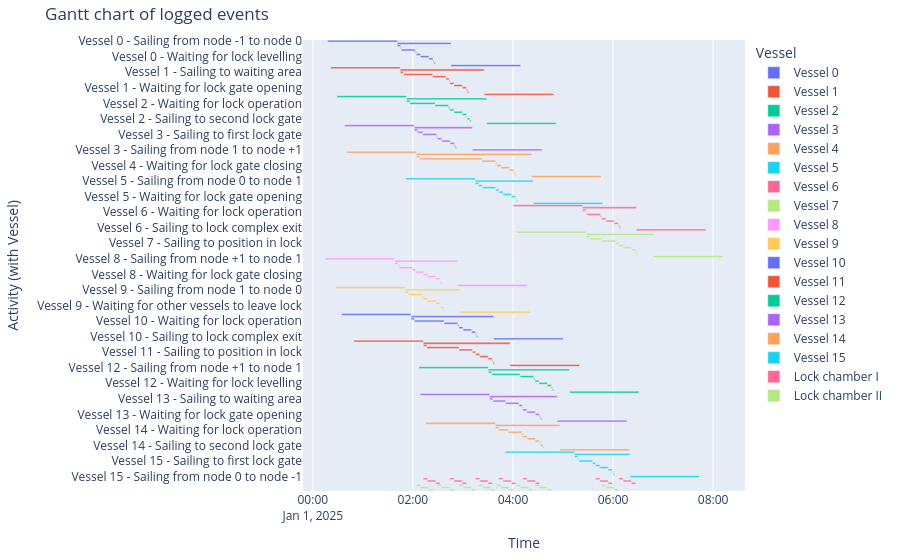

The cell this chart's notebook holds for it:
### Markdown cell above
##### Gantt chart of event table
We can create a gantt chart of all the objects:

### Code cell
df_eventtable = logbook2eventtable([*vessels, lock_chamber_I, lock_chamber_II])
fig = generate_vessel_gantt_chart(df_eventtable)

### Figure 1 — Plotly figure (JSON) as saved in the notebook; plotly's stock layout.template omitted (floating-point values rounded to 4 significant figures)
{"data": [{"base": ["2025-01-01T00:17:55.000000", "2025-01-01T01:41:15.000000", "2025-01-01T01:41:15.000000", "2025-01-01T01:45:25.000000", "2025-01-01T01:46:25.000000", "2025-01-01T02:02:47.000000", "2025-01-01T02:04:07.000000", "2025-01-01T02:09:07.000000", "2025-01-01T02:19:07.000000", "2025-01-01T02:24:07.000000", "2025-01-01T02:25:13.000000", "2025-01-01T02:45:45.000000"], "hovertemplate": "object name=Vessel 0<br>start time=%{base}<br>stop time=%{x}<br>activity label=%{y}<extra></extra>", "legendgroup": "Vessel 0", "marker": {"color": "#636efa", "pattern": {"shape": ""}}, "name": "Vessel 0", "orientation": "h", "showlegend": true, "textposition": "auto", "type": "bar", "x": [5000000, 3870000, 250000, 60000, 982000, 80000, 300000, 600000, 300000, 66000, 92000, 5000000], "xaxis": "x", "y": ["Vessel 0 - Sailing from node -1 to node 0", "Vessel 0 - Sailing from node 0 to node 1", "Vessel 0 - Sailing to waiting area", "Vessel 0 - Waiting for lock operation", "Vessel 0 - Sailing to first lock gate", "Vessel 0 - Sailing to position in lock", "Vessel 0 - Waiting for lock gate closing", "Vessel 0 - Waiting for lock levelling", "Vessel 0 - Waiting for lock gate opening", "Vessel 0 - Sailing to second lock gate", "Vessel 0 - Sailing to lock complex exit", "Vessel 0 - Sailing from node 1 to node +1"], "yaxis": "y"}, {"base": ["2025-01-01T00:21:25.000000", "2025-01-01T01:44:45.000000", "2025-01-01T01:44:45.000000", "2025-01-01T01:48:55.000000", "2025-01-01T02:23:37.000000", "2025-01-01T02:39:40.000000", "2025-01-01T02:43:26.000000", "2025-01-01T02:44:14.000000", "2025-01-01T02:49:14.000000", "2025-01-01T02:59:14.000000", "2025-01-01T03:04:14.000000", "2025-01-01T03:05:20.000000", "2025-01-01T03:25:33.000000"], "hovertemplate": "object name=Vessel 1<br>start time=%{base}<br>stop time=%{x}<br>activity label=%{y}<extra></extra>", "legendgroup": "Vessel 1", "marker": {"color": "#EF553B", "pattern": {"shape": ""}}, "name": "Vessel 1", "orientation": "h", "showlegend": true, "textposition": "auto", "type": "bar", "x": [5000000, 6048000, 250000, 2082000, 963000, 226000, 48000, 300000, 600000, 300000, 66000, 93000, 5000000], "xaxis": "x", "y": ["Vessel 1 - Sailing from node -1 to node 0", "Vessel 1 - Sailing from node 0 to node 1", "Vessel 1 - Sailing to waiting area", "Vessel 1 - Waiting for lock operation", "Vessel 1 - Sailing to first lock gate", "Vessel 1 - Sailing to position in lock", "Vessel 1 - Waiting for other vessels to enter lock", "Vessel 1 - Waiting for lock gate closing", "Vessel 1 - Waiting for lock levelling", "Vessel 1 - Waiting for lock gate opening", "Vessel 1 - Sailing to second lock gate", "Vessel 1 - Sailing to lock complex exit", "Vessel 1 - Sailing from node 1 to node +1"], "yaxis": "y"}, {"base": ["2025-01-01T00:28:58.000000", "2025-01-01T01:52:18.000000", "2025-01-01T01:52:18.000000", "2025-01-01T01:56:28.000000", "2025-01-01T02:26:37.000000", "2025-01-01T02:42:40.000000", "2025-01-01T02:44:14.000000", "2025-01-01T02:49:14.000000", "2025-01-01T02:59:14.000000", "2025-01-01T03:04:14.000000", "2025-01-01T03:05:03.000000", "2025-01-01T03:08:20.000000", "2025-01-01T03:28:33.000000"], "hovertemplate": "object name=Vessel 2<br>start time=%{base}<br>stop time=%{x}<br>activity label=%{y}<extra></extra>", "legendgroup": "Vessel 2", "marker": {"color": "#00cc96", "pattern": {"shape": ""}}, "name": "Vessel 2", "orientation": "h", "showlegend": true, "textposition": "auto", "type": "bar", "x": [5000000, 5775000, 250000, 1809000, 963000, 94000, 300000, 600000, 300000, 49000, 197000, 93000, 5000000], "xaxis": "x", "y": ["Vessel 2 - Sailing from node -1 to node 0", "Vessel 2 - Sailing from node 0 to node 1", "Vessel 2 - Sailing to waiting area", "Vessel 2 - Waiting for lock operation", "Vessel 2 - Sailing to first lock gate", "Vessel 2 - Sailing to position in lock", "Vessel 2 - Waiting for lock gate closing", "Vessel 2 - Waiting for lock levelling", "Vessel 2 - Waiting for lock gate opening", "Vessel 2 - Waiting for other vessels to leave lock", "Vessel 2 - Sailing to second lock gate", "Vessel 2 - Sailing to lock complex exit", "Vessel 2 - Sailing from node 1 to node +1"], "yaxis": "y"}, {"base": ["2025-01-01T00:38:13.000000", "2025-01-01T02:01:33.000000", "2025-01-01T02:01:33.000000", "2025-01-01T02:05:43.000000", "2025-01-01T02:11:56.000000", "2025-01-01T02:28:18.000000", "2025-01-01T02:29:38.000000", "2025-01-01T02:34:38.000000", "2025-01-01T02:44:38.000000", "2025-01-01T02:49:38.000000", "2025-01-01T02:50:44.000000", "2025-01-01T03:11:16.000000"], "hovertemplate": "object name=Vessel 3<br>start time=%{base}<br>stop time=%{x}<br>activity label=%{y}<extra></extra>", "legendgroup": "Vessel 3", "marker": {"color": "#ab63fa", "pattern": {"shape": ""}}, "name": "Vessel 3", "orientation": "h", "showlegend": true, "textposition": "auto", "type": "bar", "x": [5000000, 4183000, 250000, 373000, 982000, 80000, 300000, 600000, 300000, 66000, 92000, 5000000], "xaxis": "x", "y": ["Vessel 3 - Sailing from node -1 to node 0", "Vessel 3 - Sailing from node 0 to node 1", "Vessel 3 - Sailing to waiting area", "Vessel 3 - Waiting for lock operation", "Vessel 3 - Sailing to first lock gate", "Vessel 3 - Sailing to position in lock", "Vessel 3 - Waiting for lock gate closing", "Vessel 3 - Waiting for lock levelling", "Vessel 3 - Waiting for lock gate opening", "Vessel 3 - Sailing to second lock gate", "Vessel 3 - Sailing to lock complex exit", "Vessel 3 - Sailing from node 1 to node +1"], "yaxis": "y"}, {"base": ["2025-01-01T00:40:58.000000", "2025-01-01T02:04:18.000000", "2025-01-01T02:04:18.000000", "2025-01-01T02:08:28.000000", "2025-01-01T03:22:58.000000", "2025-01-01T03:39:19.000000", "2025-01-01T03:40:40.000000", "2025-01-01T03:45:40.000000", "2025-01-01T03:55:40.000000", "2025-01-01T04:00:40.000000", "2025-01-01T04:01:45.000000", "2025-01-01T04:22:17.000000"], "hovertemplate": "object name=Vessel 4<br>start time=%{base}<br>stop time=%{x}<br>activity label=%{y}<extra></extra>", "legendgroup": "Vessel 4", "marker": {"color": "#FFA15A", "pattern": {"shape": ""}}, "name": "Vessel 4", "orientation": "h", "showlegend": true, "textposition": "auto", "type": "bar", "x": [5000000, 8279000, 250000, 4470000, 981000, 81000, 300000, 600000, 300000, 65000, 93000, 5000000], "xaxis": "x", "y": ["Vessel 4 - Sailing from node -1 to node 0", "Vessel 4 - Sailing from node 0 to node 1", "Vessel 4 - Sailing to waiting area", "Vessel 4 - Waiting for lock operation", "Vessel 4 - Sailing to first lock gate", "Vessel 4 - Sailing to position in lock", "Vessel 4 - Waiting for lock gate closing", "Vessel 4 - Waiting for lock levelling", "Vessel 4 - Waiting for lock gate opening", "Vessel 4 - Sailing to second lock gate", "Vessel 4 - Sailing to lock complex exit", "Vessel 4 - Sailing from node 1 to node +1"], "yaxis": "y"}, {"base": ["2025-01-01T01:51:31.000000", "2025-01-01T03:14:51.000000", "2025-01-01T03:14:51.000000", "2025-01-01T03:19:01.000000", "2025-01-01T03:23:18.000000", "2025-01-01T03:39:22.000000", "2025-01-01T03:43:08.000000", "2025-01-01T03:48:08.000000", "2025-01-01T03:58:08.000000", "2025-01-01T04:03:08.000000", "2025-01-01T04:04:13.000000", "2025-01-01T04:24:26.000000"], "hovertemplate": "object name=Vessel 5<br>start time=%{base}<br>stop time=%{x}<br>activity label=%{y}<extra></extra>", "legendgroup": "Vessel 5", "marker": {"color": "#19d3f3", "pattern": {"shape": ""}}, "name": "Vessel 5", "orientation": "h", "showlegend": true, "textposition": "auto", "type": "bar", "x": [5000000, 4175000, 250000, 257000, 964000, 226000, 300000, 600000, 300000, 65000, 93000, 5000000], "xaxis": "x", "y": ["Vessel 5 - Sailing from node -1 to node 0", "Vessel 5 - Sailing from node 0 to node 1", "Vessel 5 - Sailing to waiting area", "Vessel 5 - Waiting for lock operation", "Vessel 5 - Sailing to first lock gate", "Vessel 5 - Sailing to position in lock", "Vessel 5 - Waiting for lock gate closing", "Vessel 5 - Waiting for lock levelling", "Vessel 5 - Waiting for lock gate opening", "Vessel 5 - Sailing to second lock gate", "Vessel 5 - Sailing to lock complex exit", "Vessel 5 - Sailing from node 1 to node +1"], "yaxis": "y"}, {"base": ["2025-01-01T04:00:10.000000", "2025-01-01T05:23:30.000000", "2025-01-01T05:23:30.000000", "2025-01-01T05:27:40.000000", "2025-01-01T05:28:41.000000", "2025-01-01T05:45:03.000000", "2025-01-01T05:46:23.000000", "2025-01-01T05:51:23.000000", "2025-01-01T06:01:23.000000", "2025-01-01T06:06:23.000000", "2025-01-01T06:07:28.000000", "2025-01-01T06:28:00.000000"], "hovertemplate": "object name=Vessel 6<br>start time=%{base}<br>stop time=%{x}<br>activity label=%{y}<extra></extra>", "legendgroup": "Vessel 6", "marker": {"color": "#FF6692", "pattern": {"shape": ""}}, "name": "Vessel 6", "orientation": "h", "showlegend": true, "textposition": "auto", "type": "bar", "x": [5000000, 3870000, 250000, 61000, 982000, 80000, 300000, 600000, 300000, 65000, 93000, 5000000], "xaxis": "x", "y": ["Vessel 6 - Sailing from node -1 to node 0", "Vessel 6 - Sailing from node 0 to node 1", "Vessel 6 - Sailing to waiting area", "Vessel 6 - Waiting for lock operation", "Vessel 6 - Sailing to first lock gate", "Vessel 6 - Sailing to position in lock", "Vessel 6 - Waiting for lock gate closing", "Vessel 6 - Waiting for lock levelling", "Vessel 6 - Waiting for lock gate opening", "Vessel 6 - Sailing to second lock gate", "Vessel 6 - Sailing to lock complex exit", "Vessel 6 - Sailing from node 1 to node +1"], "yaxis": "y"}, {"base": ["2025-01-01T04:04:49.000000", "2025-01-01T05:28:09.000000", "2025-01-01T05:28:09.000000", "2025-01-01T05:32:19.000000", "2025-01-01T05:47:17.000000", "2025-01-01T06:03:20.000000", "2025-01-01T06:07:06.000000", "2025-01-01T06:12:06.000000", "2025-01-01T06:22:06.000000", "2025-01-01T06:27:06.000000", "2025-01-01T06:28:12.000000", "2025-01-01T06:48:25.000000"], "hovertemplate": "object name=Vessel 7<br>start time=%{base}<br>stop time=%{x}<br>activity label=%{y}<extra></extra>", "legendgroup": "Vessel 7", "marker": {"color": "#B6E880", "pattern": {"shape": ""}}, "name": "Vessel 7", "orientation": "h", "showlegend": true, "textposition": "auto", "type": "bar", "x": [5000000, 4816000, 250000, 898000, 963000, 226000, 300000, 600000, 300000, 66000, 92000, 5000000], "xaxis": "x", "y": ["Vessel 7 - Sailing from node -1 to node 0", "Vessel 7 - Sailing from node 0 to node 1", "Vessel 7 - Sailing to waiting area", "Vessel 7 - Waiting for lock operation", "Vessel 7 - Sailing to first lock gate", "Vessel 7 - Sailing to position in lock", "Vessel 7 - Waiting for lock gate closing", "Vessel 7 - Waiting for lock levelling", "Vessel 7 - Waiting for lock gate opening", "Vessel 7 - Sailing to second lock gate", "Vessel 7 - Sailing to lock complex exit", "Vessel 7 - Sailing from node 1 to node +1"], "yaxis": "y"}, {"base": ["2025-01-01T00:14:44.000000", "2025-01-01T01:38:04.000000", "2025-01-01T01:38:04.000000", "2025-01-01T01:42:14.000000", "2025-01-01T01:43:34.000000", "2025-01-01T01:59:37.000000", "2025-01-01T02:03:23.000000", "2025-01-01T02:12:29.000000", "2025-01-01T02:17:29.000000", "2025-01-01T02:27:29.000000", "2025-01-01T02:32:29.000000", "2025-01-01T02:33:35.000000", "2025-01-01T02:53:48.000000"], "hovertemplate": "object name=Vessel 8<br>start time=%{base}<br>stop time=%{x}<br>activity label=%{y}<extra></extra>", "legendgroup": "Vessel 8", "marker": {"color": "#FF97FF", "pattern": {"shape": ""}}, "name": "Vessel 8", "orientation": "h", "showlegend": true, "textposition": "auto", "type": "bar", "x": [5000000, 4544000, 250000, 80000, 963000, 226000, 546000, 300000, 600000, 300000, 66000, 92000, 5000000], "xaxis": "x", "y": ["Vessel 8 - Sailing from node +1 to node 1", "Vessel 8 - Sailing from node 1 to node 0", "Vessel 8 - Sailing to waiting area", "Vessel 8 - Waiting for lock operation", "Vessel 8 - Sailing to first lock gate", "Vessel 8 - Sailing to position in lock", "Vessel 8 - Waiting for other vessels to enter lock", "Vessel 8 - Waiting for lock gate closing", "Vessel 8 - Waiting for lock levelling", "Vessel 8 - Waiting for lock gate opening", "Vessel 8 - Sailing to second lock gate", "Vessel 8 - Sailing to lock complex exit", "Vessel 8 - Sailing from node 0 to node -1"], "yaxis": "y"}, {"base": ["2025-01-01T00:27:21.000000", "2025-01-01T01:50:41.000000", "2025-01-01T01:50:41.000000", "2025-01-01T01:54:51.000000", "2025-01-01T02:10:54.000000", "2025-01-01T02:12:29.000000", "2025-01-01T02:17:29.000000", "2025-01-01T02:27:29.000000", "2025-01-01T02:32:29.000000", "2025-01-01T02:33:18.000000", "2025-01-01T02:36:35.000000", "2025-01-01T02:56:48.000000"], "hovertemplate": "object name=Vessel 9<br>start time=%{base}<br>stop time=%{x}<br>activity label=%{y}<extra></extra>", "legendgroup": "Vessel 9", "marker": {"color": "#FECB52", "pattern": {"shape": ""}}, "name": "Vessel 9", "orientation": "h", "showlegend": true, "textposition": "auto", "type": "bar", "x": [5000000, 3967000, 250000, 963000, 95000, 300000, 600000, 300000, 49000, 197000, 92000, 5000000], "xaxis": "x", "y": ["Vessel 9 - Sailing from node +1 to node 1", "Vessel 9 - Sailing from node 1 to node 0", "Vessel 9 - Sailing to waiting area", "Vessel 9 - Sailing to first lock gate", "Vessel 9 - Sailing to position in lock", "Vessel 9 - Waiting for lock gate closing", "Vessel 9 - Waiting for lock levelling", "Vessel 9 - Waiting for lock gate opening", "Vessel 9 - Waiting for other vessels to leave lock", "Vessel 9 - Sailing to second lock gate", "Vessel 9 - Sailing to lock complex exit", "Vessel 9 - Sailing from node 0 to node -1"], "yaxis": "y"}, {"base": ["2025-01-01T00:34:27.000000", "2025-01-01T01:57:47.000000", "2025-01-01T01:57:47.000000", "2025-01-01T02:01:57.000000", "2025-01-01T02:37:27.000000", "2025-01-01T02:53:49.000000", "2025-01-01T02:55:09.000000", "2025-01-01T03:00:09.000000", "2025-01-01T03:10:09.000000", "2025-01-01T03:15:09.000000", "2025-01-01T03:16:14.000000", "2025-01-01T03:36:46.000000"], "hovertemplate": "object name=Vessel 10<br>start time=%{base}<br>stop time=%{x}<br>activity label=%{y}<extra></extra>", "legendgroup": "Vessel 10", "marker": {"color": "#636efa", "pattern": {"shape": ""}}, "name": "Vessel 10", "orientation": "h", "showlegend": true, "textposition": "auto", "type": "bar", "x": [5000000, 5939000, 250000, 2130000, 982000, 80000, 300000, 600000, 300000, 65000, 93000, 5000000], "xaxis": "x", "y": ["Vessel 10 - Sailing from node +1 to node 1", "Vessel 10 - Sailing from node 1 to node 0", "Vessel 10 - Sailing to waiting area", "Vessel 10 - Waiting for lock operation", "Vessel 10 - Sailing to first lock gate", "Vessel 10 - Sailing to position in lock", "Vessel 10 - Waiting for lock gate closing", "Vessel 10 - Waiting for lock levelling", "Vessel 10 - Waiting for lock gate opening", "Vessel 10 - Sailing to second lock gate", "Vessel 10 - Sailing to lock complex exit", "Vessel 10 - Sailing from node 0 to node -1"], "yaxis": "y"}, {"base": ["2025-01-01T00:49:15.000000", "2025-01-01T02:12:35.000000", "2025-01-01T02:12:35.000000", "2025-01-01T02:16:45.000000", "2025-01-01T02:55:22.000000", "2025-01-01T03:11:25.000000", "2025-01-01T03:15:11.000000", "2025-01-01T03:20:11.000000", "2025-01-01T03:30:11.000000", "2025-01-01T03:35:11.000000", "2025-01-01T03:36:17.000000", "2025-01-01T03:56:30.000000"], "hovertemplate": "object name=Vessel 11<br>start time=%{base}<br>stop time=%{x}<br>activity label=%{y}<extra></extra>", "legendgroup": "Vessel 11", "marker": {"color": "#EF553B", "pattern": {"shape": ""}}, "name": "Vessel 11", "orientation": "h", "showlegend": true, "textposition": "auto", "type": "bar", "x": [5000000, 6235000, 250000, 2317000, 963000, 226000, 300000, 600000, 300000, 66000, 92000, 5000000], "xaxis": "x", "y": ["Vessel 11 - Sailing from node +1 to node 1", "Vessel 11 - Sailing from node 1 to node 0", "Vessel 11 - Sailing to waiting area", "Vessel 11 - Waiting for lock operation", "Vessel 11 - Sailing to first lock gate", "Vessel 11 - Sailing to position in lock", "Vessel 11 - Waiting for lock gate closing", "Vessel 11 - Waiting for lock levelling", "Vessel 11 - Waiting for lock gate opening", "Vessel 11 - Sailing to second lock gate", "Vessel 11 - Sailing to lock complex exit", "Vessel 11 - Sailing from node 0 to node -1"], "yaxis": "y"}, {"base": ["2025-01-01T02:07:07.000000", "2025-01-01T03:30:27.000000", "2025-01-01T03:30:27.000000", "2025-01-01T03:34:37.000000", "2025-01-01T04:08:28.000000", "2025-01-01T04:24:50.000000", "2025-01-01T04:26:10.000000", "2025-01-01T04:31:10.000000", "2025-01-01T04:41:10.000000", "2025-01-01T04:46:10.000000", "2025-01-01T04:47:16.000000", "2025-01-01T05:07:48.000000"], "hovertemplate": "object name=Vessel 12<br>start time=%{base}<br>stop time=%{x}<br>activity label=%{y}<extra></extra>", "legendgroup": "Vessel 12", "marker": {"color": "#00cc96", "pattern": {"shape": ""}}, "name": "Vessel 12", "orientation": "h", "showlegend": true, "textposition": "auto", "type": "bar", "x": [5000000, 5841000, 250000, 2031000, 982000, 80000, 300000, 600000, 300000, 66000, 92000, 5000000], "xaxis": "x", "y": ["Vessel 12 - Sailing from node +1 to node 1", "Vessel 12 - Sailing from node 1 to node 0", "Vessel 12 - Sailing to waiting area", "Vessel 12 - Waiting for lock operation", "Vessel 12 - Sailing to first lock gate", "Vessel 12 - Sailing to position in lock", "Vessel 12 - Waiting for lock gate closing", "Vessel 12 - Waiting for lock levelling", "Vessel 12 - Waiting for lock gate opening", "Vessel 12 - Sailing to second lock gate", "Vessel 12 - Sailing to lock complex exit", "Vessel 12 - Sailing from node 0 to node -1"], "yaxis": "y"}, {"base": ["2025-01-01T02:08:36.000000", "2025-01-01T03:31:56.000000", "2025-01-01T03:31:56.000000", "2025-01-01T03:36:06.000000", "2025-01-01T03:51:15.000000", "2025-01-01T04:07:18.000000", "2025-01-01T04:11:04.000000", "2025-01-01T04:11:53.000000", "2025-01-01T04:16:53.000000", "2025-01-01T04:26:53.000000", "2025-01-01T04:31:53.000000", "2025-01-01T04:32:59.000000", "2025-01-01T04:53:12.000000"], "hovertemplate": "object name=Vessel 13<br>start time=%{base}<br>stop time=%{x}<br>activity label=%{y}<extra></extra>", "legendgroup": "Vessel 13", "marker": {"color": "#ab63fa", "pattern": {"shape": ""}}, "name": "Vessel 13", "orientation": "h", "showlegend": true, "textposition": "auto", "type": "bar", "x": [5000000, 4876000, 250000, 909000, 963000, 226000, 49000, 300000, 600000, 300000, 66000, 92000, 5000000], "xaxis": "x", "y": ["Vessel 13 - Sailing from node +1 to node 1", "Vessel 13 - Sailing from node 1 to node 0", "Vessel 13 - Sailing to waiting area", "Vessel 13 - Waiting for lock operation", "Vessel 13 - Sailing to first lock gate", "Vessel 13 - Sailing to position in lock", "Vessel 13 - Waiting for other vessels to enter lock", "Vessel 13 - Waiting for lock gate closing", "Vessel 13 - Waiting for lock levelling", "Vessel 13 - Waiting for lock gate opening", "Vessel 13 - Sailing to second lock gate", "Vessel 13 - Sailing to lock complex exit", "Vessel 13 - Sailing from node 0 to node -1"], "yaxis": "y"}, {"base": ["2025-01-01T02:15:36.000000", "2025-01-01T03:38:56.000000", "2025-01-01T03:38:56.000000", "2025-01-01T03:43:06.000000", "2025-01-01T03:54:15.000000", "2025-01-01T04:10:18.000000", "2025-01-01T04:11:53.000000", "2025-01-01T04:16:53.000000", "2025-01-01T04:26:53.000000", "2025-01-01T04:31:53.000000", "2025-01-01T04:32:42.000000", "2025-01-01T04:35:59.000000", "2025-01-01T04:56:12.000000"], "hovertemplate": "object name=Vessel 14<br>start time=%{base}<br>stop time=%{x}<br>activity label=%{y}<extra></extra>", "legendgroup": "Vessel 14", "marker": {"color": "#FFA15A", "pattern": {"shape": ""}}, "name": "Vessel 14", "orientation": "h", "showlegend": true, "textposition": "auto", "type": "bar", "x": [5000000, 4636000, 250000, 669000, 963000, 95000, 300000, 600000, 300000, 49000, 197000, 92000, 5000000], "xaxis": "x", "y": ["Vessel 14 - Sailing from node +1 to node 1", "Vessel 14 - Sailing from node 1 to node 0", "Vessel 14 - Sailing to waiting area", "Vessel 14 - Waiting for lock operation", "Vessel 14 - Sailing to first lock gate", "Vessel 14 - Sailing to position in lock", "Vessel 14 - Waiting for lock gate closing", "Vessel 14 - Waiting for lock levelling", "Vessel 14 - Waiting for lock gate opening", "Vessel 14 - Waiting for other vessels to leave lock", "Vessel 14 - Sailing to second lock gate", "Vessel 14 - Sailing to lock complex exit", "Vessel 14 - Sailing from node 0 to node -1"], "yaxis": "y"}, {"base": ["2025-01-01T03:50:31.000000", "2025-01-01T05:13:51.000000", "2025-01-01T05:13:51.000000", "2025-01-01T05:18:01.000000", "2025-01-01T05:19:21.000000", "2025-01-01T05:35:24.000000", "2025-01-01T05:39:10.000000", "2025-01-01T05:44:10.000000", "2025-01-01T05:54:10.000000", "2025-01-01T05:59:10.000000", "2025-01-01T06:00:15.000000", "2025-01-01T06:20:28.000000"], "hovertemplate": "object name=Vessel 15<br>start time=%{base}<br>stop time=%{x}<br>activity label=%{y}<extra></extra>", "legendgroup": "Vessel 15", "marker": {"color": "#19d3f3", "pattern": {"shape": ""}}, "name": "Vessel 15", "orientation": "h", "showlegend": true, "textposition": "auto", "type": "bar", "x": [5000000, 3997000, 250000, 80000, 963000, 226000, 300000, 600000, 300000, 65000, 93000, 5000000], "xaxis": "x", "y": ["Vessel 15 - Sailing from node +1 to node 1", "Vessel 15 - Sailing from node 1 to node 0", "Vessel 15 - Sailing to waiting area", "Vessel 15 - Waiting for lock operation", "Vessel 15 - Sailing to first lock gate", "Vessel 15 - Sailing to position in lock", "Vessel 15 - Waiting for lock gate closing", "Vessel 15 - Waiting for lock levelling", "Vessel 15 - Waiting for lock gate opening", "Vessel 15 - Sailing to second lock gate", "Vessel 15 - Sailing to lock complex exit", "Vessel 15 - Sailing from node 0 to node -1"], "yaxis": "y"}, {"base": ["2025-01-01T02:12:29.000000", "2025-01-01T02:17:29.000000", "2025-01-01T02:27:29.000000", "2025-01-01T02:44:14.000000", "2025-01-01T02:49:14.000000", "2025-01-01T02:59:14.000000", "2025-01-01T03:15:11.000000", "2025-01-01T03:20:11.000000", "2025-01-01T03:30:11.000000", "2025-01-01T03:43:08.000000", "2025-01-01T03:48:08.000000", "2025-01-01T03:58:08.000000", "2025-01-01T04:11:53.000000", "2025-01-01T04:16:53.000000", "2025-01-01T04:26:53.000000", "2025-01-01T05:39:10.000000", "2025-01-01T05:44:10.000000", "2025-01-01T05:54:10.000000", "2025-01-01T06:07:06.000000", "2025-01-01T06:12:06.000000", "2025-01-01T06:22:06.000000"], "hovertemplate": "object name=Lock chamber I<br>start time=%{base}<br>stop time=%{x}<br>activity label=%{y}<extra></extra>", "legendgroup": "Lock chamber I", "marker": {"color": "#FF6692", "pattern": {"shape": ""}}, "name": "Lock chamber I", "orientation": "h", "showlegend": true, "textposition": "auto", "type": "bar", "x": [300000, 600000, 300000, 300000, 600000, 300000, 300000, 600000, 300000, 300000, 600000, 300000, 300000, 600000, 300000, 300000, 600000, 300000, 300000, 600000, 300000], "xaxis": "x", "y": ["Lock chamber I - Lock gate closing", "Lock chamber I - Lock levelling", "Lock chamber I - Lock gate opening", "Lock chamber I - Lock gate closing", "Lock chamber I - Lock levelling", "Lock chamber I - Lock gate opening", "Lock chamber I - Lock gate closing", "Lock chamber I - Lock levelling", "Lock chamber I - Lock gate opening", "Lock chamber I - Lock gate closing", "Lock chamber I - Lock levelling", "Lock chamber I - Lock gate opening", "Lock chamber I - Lock gate closing", "Lock chamber I - Lock levelling", "Lock chamber I - Lock gate opening", "Lock chamber I - Lock gate closing", "Lock chamber I - Lock levelling", "Lock chamber I - Lock gate opening", "Lock chamber I - Lock gate closing", "Lock chamber I - Lock levelling", "Lock chamber I - Lock gate opening"], "yaxis": "y"}, {"base": ["2025-01-01T02:04:07.000000", "2025-01-01T02:09:07.000000", "2025-01-01T02:19:07.000000", "2025-01-01T02:29:38.000000", "2025-01-01T02:34:38.000000", "2025-01-01T02:44:38.000000", "2025-01-01T02:55:09.000000", "2025-01-01T03:00:09.000000", "2025-01-01T03:10:09.000000", "2025-01-01T03:18:14.000000", "2025-01-01T03:23:14.000000", "2025-01-01T03:33:14.000000", "2025-01-01T03:40:40.000000", "2025-01-01T03:45:40.000000", "2025-01-01T03:55:40.000000", "2025-01-01T04:03:45.000000", "2025-01-01T04:08:45.000000", "2025-01-01T04:18:45.000000", "2025-01-01T04:26:10.000000", "2025-01-01T04:31:10.000000", "2025-01-01T04:41:10.000000", "2025-01-01T05:46:23.000000", "2025-01-01T05:51:23.000000", "2025-01-01T06:01:23.000000"], "hovertemplate": "object name=Lock chamber II<br>start time=%{base}<br>stop time=%{x}<br>activity label=%{y}<extra></extra>", "legendgroup": "Lock chamber II", "marker": {"color": "#B6E880", "pattern": {"shape": ""}}, "name": "Lock chamber II", "orientation": "h", "showlegend": true, "textposition": "auto", "type": "bar", "x": [300000, 600000, 300000, 300000, 600000, 300000, 300000, 600000, 300000, 300000, 600000, 300000, 300000, 600000, 300000, 300000, 600000, 300000, 300000, 600000, 300000, 300000, 600000, 300000], "xaxis": "x", "y": ["Lock chamber II - Lock gate closing", "Lock chamber II - Lock levelling", "Lock chamber II - Lock gate opening", "Lock chamber II - Lock gate closing", "Lock chamber II - Lock levelling", "Lock chamber II - Lock gate opening", "Lock chamber II - Lock gate closing", "Lock chamber II - Lock levelling", "Lock chamber II - Lock gate opening", "Lock chamber II - Lock gate closing", "Lock chamber II - Lock levelling", "Lock chamber II - Lock gate opening", "Lock chamber II - Lock gate closing", "Lock chamber II - Lock levelling", "Lock chamber II - Lock gate opening", "Lock chamber II - Lock gate closing", "Lock chamber II - Lock levelling", "Lock chamber II - Lock gate opening", "Lock chamber II - Lock gate closing", "Lock chamber II - Lock levelling", "Lock chamber II - Lock gate opening", "Lock chamber II - Lock gate closing", "Lock chamber II - Lock levelling", "Lock chamber II - Lock gate opening"], "yaxis": "y"}], "layout": {"barmode": "overlay", "legend": {"title": {"text": "Vessel"}, "tracegroupgap": 0}, "margin": {"b": 20, "l": 20, "r": 20, "t": 40}, "title": {"text": "Gantt chart of logged events"}, "xaxis": {"anchor": "y", "domain": [0, 1], "title": {"text": "Time"}, "type": "date"}, "yaxis": {"anchor": "x", "autorange": "reversed", "domain": [0, 1], "title": {"text": "Activity (with Vessel)"}}}}
